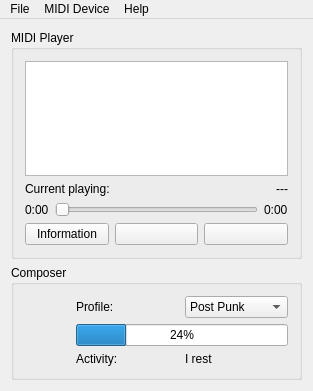
<?xml version="1.0" encoding="UTF-8"?>
<ui version="4.0">
 <class>MainWindow</class>
 <widget class="QMainWindow" name="MainWindow">
  <property name="geometry">
   <rect>
    <x>0</x>
    <y>0</y>
    <width>313</width>
    <height>391</height>
   </rect>
  </property>
  <property name="windowTitle">
   <string>Lazy Composer</string>
  </property>
  <widget class="QWidget" name="centralWidget">
   <layout class="QGridLayout" name="gridLayout">
    <item row="1" column="2">
     <widget class="QGroupBox" name="groupBox">
      <property name="title">
       <string>MIDI Player</string>
      </property>
      <layout class="QGridLayout" name="gridLayout_3">
       <item row="2" column="1">
        <widget class="QLabel" name="labelCurrentPlaying">
         <property name="text">
          <string notr="true">---</string>
         </property>
         <property name="alignment">
          <set>Qt::AlignRight|Qt::AlignTrailing|Qt::AlignVCenter</set>
         </property>
        </widget>
       </item>
       <item row="3" column="0" colspan="2">
        <layout class="QHBoxLayout" name="horizontalLayout_3">
         <item>
          <widget class="QLabel" name="labelPlayerTimeCurrent">
           <property name="text">
            <string>0:00</string>
           </property>
          </widget>
         </item>
         <item>
          <widget class="QSlider" name="hsPlayerCurrentPos">
           <property name="orientation">
            <enum>Qt::Horizontal</enum>
           </property>
          </widget>
         </item>
         <item>
          <widget class="QLabel" name="labelPlayerTimeMaximum">
           <property name="text">
            <string>0:00</string>
           </property>
          </widget>
         </item>
        </layout>
       </item>
       <item row="5" column="0" colspan="2">
        <layout class="QHBoxLayout" name="horizontalLayout_2">
         <property name="topMargin">
          <number>0</number>
         </property>
         <item>
          <widget class="QPushButton" name="btnStructure">
           <property name="text">
            <string>Information</string>
           </property>
          </widget>
         </item>
         <item>
          <widget class="QPushButton" name="btnPause">
           <property name="icon">
            <iconset resource="resources.qrc">
             <normaloff>:/resources/images/pause.svg</normaloff>:/resources/images/pause.svg</iconset>
           </property>
          </widget>
         </item>
         <item>
          <widget class="QPushButton" name="btnPlay">
           <property name="icon">
            <iconset resource="resources.qrc">
             <normaloff>:/resources/images/play.svg</normaloff>:/resources/images/play.svg</iconset>
           </property>
          </widget>
         </item>
        </layout>
       </item>
       <item row="1" column="0" colspan="2">
        <widget class="QListWidget" name="listWidgetCompositions">
         <property name="sizePolicy">
          <sizepolicy hsizetype="Preferred" vsizetype="Expanding">
           <horstretch>0</horstretch>
           <verstretch>0</verstretch>
          </sizepolicy>
         </property>
         <property name="iconSize">
          <size>
           <width>12</width>
           <height>12</height>
          </size>
         </property>
        </widget>
       </item>
       <item row="2" column="0">
        <widget class="QLabel" name="label_3">
         <property name="sizePolicy">
          <sizepolicy hsizetype="Maximum" vsizetype="Preferred">
           <horstretch>0</horstretch>
           <verstretch>0</verstretch>
          </sizepolicy>
         </property>
         <property name="text">
          <string>Current playing:</string>
         </property>
        </widget>
       </item>
      </layout>
     </widget>
    </item>
    <item row="2" column="2">
     <widget class="QGroupBox" name="groupBox_2">
      <property name="title">
       <string>Composer</string>
      </property>
      <layout class="QGridLayout" name="gridLayout_2">
       <item row="4" column="2">
        <widget class="QLabel" name="labelComposerActivity">
         <property name="text">
          <string>I rest</string>
         </property>
        </widget>
       </item>
       <item row="0" column="2">
        <widget class="QComboBox" name="comboBox">
         <item>
          <property name="text">
           <string>Post Punk</string>
          </property>
         </item>
        </widget>
       </item>
       <item row="4" column="1">
        <widget class="QLabel" name="label_4">
         <property name="text">
          <string>Activity:</string>
         </property>
        </widget>
       </item>
       <item row="0" column="1">
        <widget class="QLabel" name="label">
         <property name="text">
          <string>Profile:</string>
         </property>
        </widget>
       </item>
       <item row="3" column="1" colspan="2">
        <widget class="QProgressBar" name="progressBarComposition">
         <property name="sizePolicy">
          <sizepolicy hsizetype="Minimum" vsizetype="Fixed">
           <horstretch>0</horstretch>
           <verstretch>0</verstretch>
          </sizepolicy>
         </property>
         <property name="value">
          <number>24</number>
         </property>
        </widget>
       </item>
       <item row="3" column="0" rowspan="2">
        <widget class="QLabel" name="label_5">
         <property name="sizePolicy">
          <sizepolicy hsizetype="Maximum" vsizetype="Maximum">
           <horstretch>0</horstretch>
           <verstretch>0</verstretch>
          </sizepolicy>
         </property>
         <property name="maximumSize">
          <size>
           <width>45</width>
           <height>45</height>
          </size>
         </property>
         <property name="pixmap">
          <pixmap resource="resources.qrc">:/resources/images/logo.png</pixmap>
         </property>
         <property name="scaledContents">
          <bool>true</bool>
         </property>
        </widget>
       </item>
      </layout>
     </widget>
    </item>
   </layout>
  </widget>
  <widget class="QMenuBar" name="menuBar">
   <property name="geometry">
    <rect>
     <x>0</x>
     <y>0</y>
     <width>313</width>
     <height>20</height>
    </rect>
   </property>
   <widget class="QMenu" name="menuFile">
    <property name="title">
     <string>File</string>
    </property>
    <addaction name="actionOpen"/>
    <addaction name="actionSave"/>
   </widget>
   <widget class="QMenu" name="menuHelp">
    <property name="title">
     <string>Help</string>
    </property>
    <addaction name="actionAbout"/>
   </widget>
   <widget class="QMenu" name="menuMidiDevice">
    <property name="title">
     <string>MIDI Device</string>
    </property>
   </widget>
   <addaction name="menuFile"/>
   <addaction name="menuMidiDevice"/>
   <addaction name="menuHelp"/>
  </widget>
  <action name="actionOpenMIDI">
   <property name="text">
    <string>Open MIDI...</string>
   </property>
  </action>
  <action name="actionOpen">
   <property name="text">
    <string>Open...</string>
   </property>
  </action>
  <action name="actionSave">
   <property name="text">
    <string>Save...</string>
   </property>
  </action>
  <action name="actionAbout">
   <property name="text">
    <string>About</string>
   </property>
  </action>
 </widget>
 <layoutdefault spacing="6" margin="11"/>
 <resources>
  <include location="resources.qrc"/>
 </resources>
 <connections/>
</ui>
